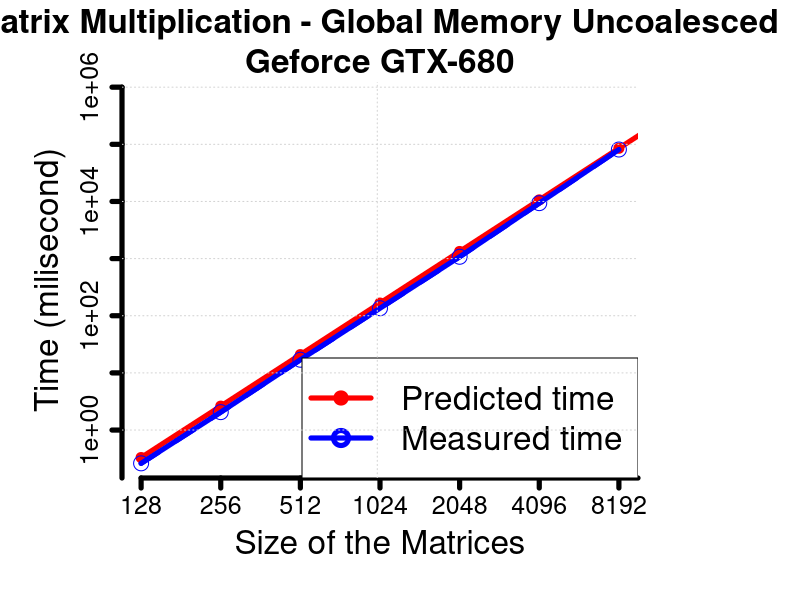
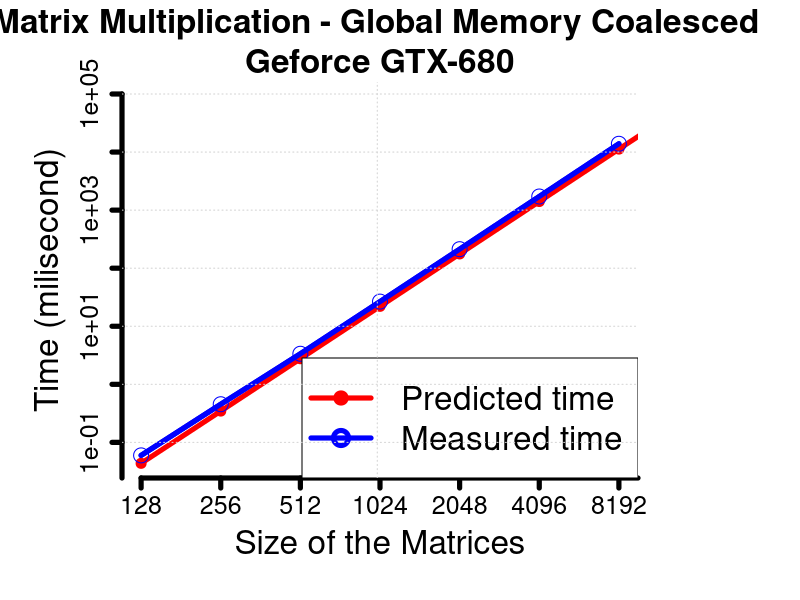
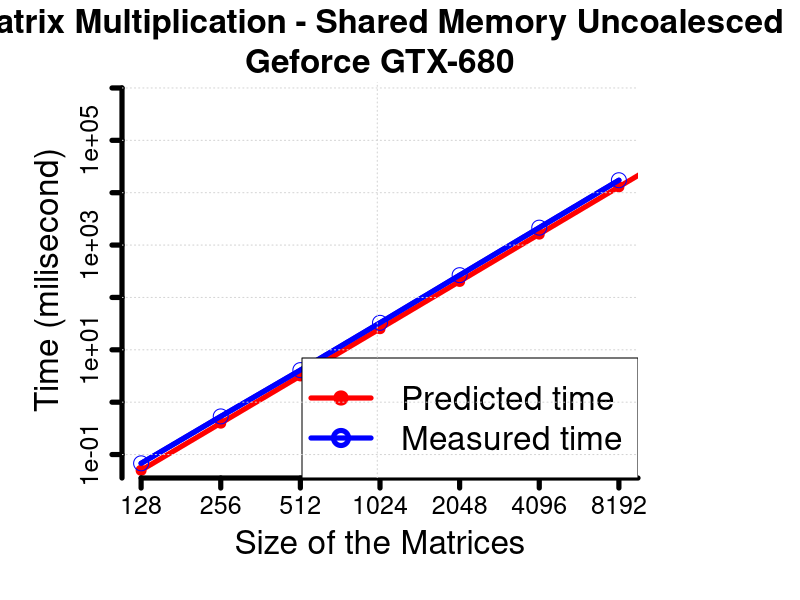
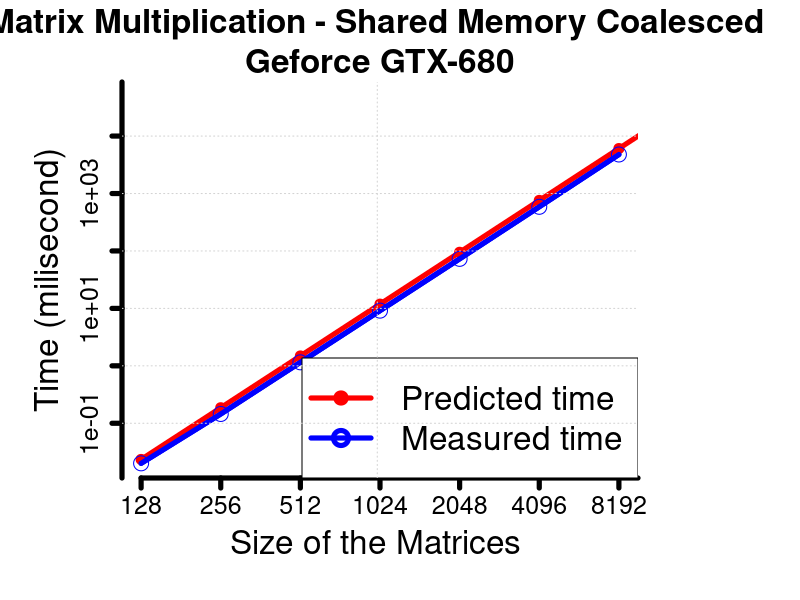
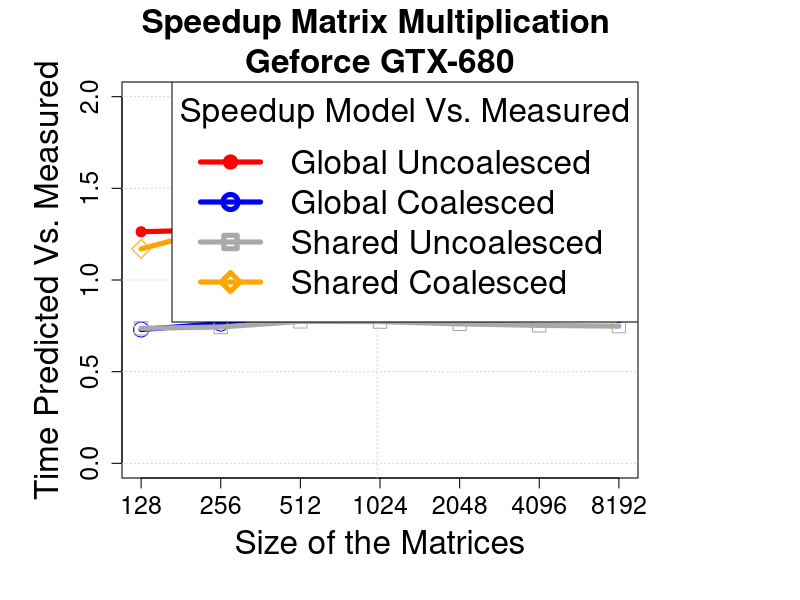
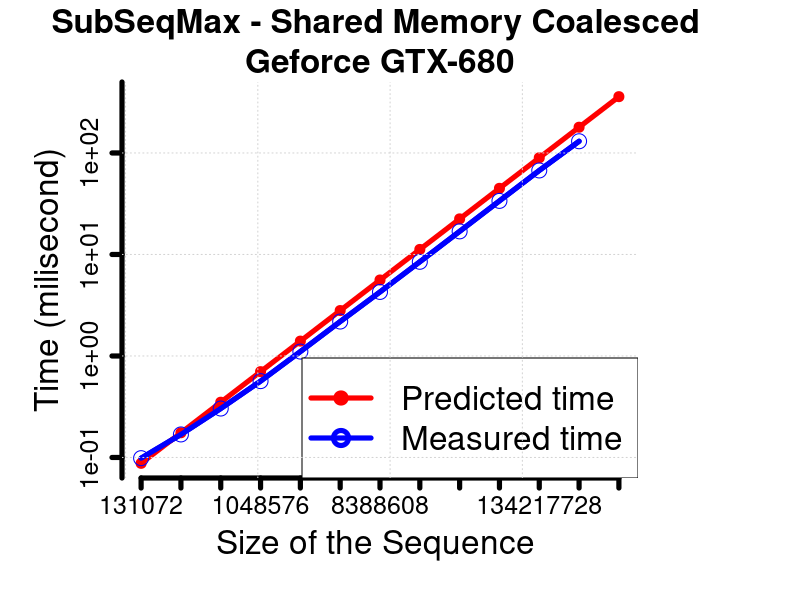
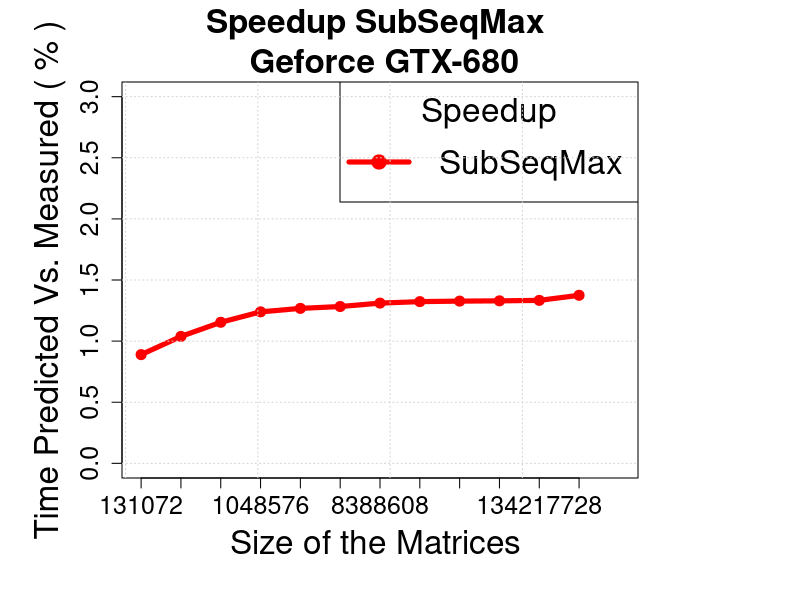

Write the R code that produced these figures, in order.
setwd("/home/marcos/Dropbox/Doctorate/Results/Version3/gtx-680/")

GPU <- "Geforce GTX-680"

# The palette of color
cbbPalette <- c("red", "blue", "darkgray", "orange","black","lightblue", "lightblue","violet")

matMulGmUnSP <- 0
matMulGmCoSP <- 0
matMulSmUnSP <- 0
matMulSmCoSP <- 0
SubSeqMax <- 0

temp <- as.matrix(read.table("./matMul-Gm-Un-SP.txt", sep="\t", header=F,fill = TRUE))
for (i in 1:7){
  matMulGmUnSP[i]<- mean(temp[i,1:10])
}

temp <- as.matrix(read.table("./matMul-Gm-SP.txt", sep="\t", header=F,fill = TRUE))
for (i in 1:7){
  matMulGmCoSP[i]<- mean(temp[i,1:10])
}


temp <- as.matrix(read.table("./matMul-Sm-Un-SP.txt", sep="\t", header=F,fill = TRUE))
for (i in 1:7){
  matMulSmUnSP[i]<- mean(temp[i,1:10])
}

temp <- as.matrix(read.table("./matMul-Sm-SP.txt", sep="\t", header=F,fill = TRUE))
for (i in 1:7){
  matMulSmCoSP[i]<- mean(temp[i,1:10])
}


temp <- as.matrix(read.table("./SubSeqMax.txt", sep="\t", header=F,fill = TRUE))
for (i in 1:12){
  SubSeqMax[i]<- mean(temp[i,1:10])
}


Nn <- 7:14;
N <- 2^Nn;

syzeBytes <- N*2*4; # Bytes
numberMultiplication <- N;
numberSumas <- N;

tileWidth <- 16;
threadsPerBlock <- tileWidth*tileWidth;

gridsizes <- as.integer((N +  tileWidth -1)/tileWidth);
blocknumber <- gridsizes*gridsizes
numberthreads <- threadsPerBlock * blocknumber;


PCoresNumber_GT630 <- 1536;
clockFrequency_GT630 <- 1058; # Mhz	
cycleMultiplicationKepler <- 16;
cycleSumKepler <- 4;
cycleFMA <- 2

memoryBusWidth_GT630 <- 256/8; # Bytes
memoryClockRate_GT630 <- 3004; # Mhz
latencySharedMemory <- 5; #Cycles per processor
latencyGlobalMemory <- latencySharedMemory* 100; #Cycles per processor

bandWidth_GT630 <-  memoryClockRate_GT630 * memoryBusWidth_GT630 *2; # MB/s
flopsTheoreticalpeaK_GT630 <- clockFrequency_GT630 * PCoresNumber_GT630; # Mflops/second


GDDR5SizeMB_GT630 <- 2048; # MB
L2CacheSize_GT630 <- 512; # Kb
sharedMemorySize_GT630 <- 48;  # Kb
L1CacheSizeKB_GT630 <- 16; # Kb
registersPerBlock_GT630 <- 64; # Kb




### BSP MULTILEVEL MEMORY

#Cycles operations per Threadoperation
tempOperationcycles <- ((numberMultiplication * cycleFMA) + (0 * cycleSumKepler)) * numberthreads;
# Miliseconds
timeComputationKernel <-  (tempOperationcycles/ (flopsTheoreticalpeaK_GT630*10^6))*10^3; 
# Miliseconds
#communicationLatencyKernel <- (syzeBytes + 16)*numberthreads/(bandWidth_GT630*10^6)*10^3; 
# Miliseconds

globalLoadTrans <- numberthreads*N/2;
globalStoreTrans <- numberthreads;

processorLatencyGlobal <- (globalStoreTrans*latencyGlobalMemory  + globalLoadTrans*latencyGlobalMemory)/(flopsTheoreticalpeaK_GT630*10^6)*10^3;

# MODEL Multi_BSP_GPUModelPredictionTime Miliseconds
timeKernel_GM_Un <- timeComputationKernel + processorLatencyGlobal;

SpeedupMatMulGmUnSP_GT630 <- timeKernel_GM_Un[1:7]/matMulGmUnSP;

############ MatMul GLobal Memory UnCoalesced 

png(filename="./images/MatMul-Gm-Un-SP.png", width=1200, height=800)
par(mar=c(6, 6, 4, 8) + 0.1)
plot(N[1:7], matMulGmUnSP[1:7],type="l",log="xy", lty = 2, lwd=c(5,5), yaxt="n",xaxt="n", 
     ylim=c(min(matMulGmUnSP,timeKernel_GM_Un), c(max(matMulGmUnSP,timeKernel_GM_Un))), xlim=c(128, 8192), 
     col = "blue", ylab = "Time (milisecond)", xlab = "Size of the Matrices",  cex.lab=2,cex.main=2,
     main = paste("Matrix Multiplication - Global Memory Uncoalesced \n", GPU, sep =""), axes = FALSE);

lines(N, timeKernel_GM_Un, col = "red",lwd=c(5,5));
points(N, timeKernel_GM_Un, col = "red", type = "p",pch=20,cex = 2)

lines(N[1:7], matMulGmUnSP[1:7], col = "blue",lwd=c(5,5));
points(N[1:7], matMulGmUnSP, col = "blue", pch=21,cex = 2);

axis(1, at = c(N), labels = c(N), cex.axis = 1.5,lwd=c(5,5))

y <- floor(log10(range(matMulGmUnSP,timeKernel_GM_Un)))
pow <- seq(y[1], y[2]+1);
axis(2, 10^pow, cex.axis = 1.5,lwd=c(5,5));

legend('bottomright', c("Predicted time","Measured time"), 
       lty=1, col=c("red","blue"), pch=c(20,21), lwd=c(5,5), cex=2)

grid()
dev.off()



############ MatMul GLobal Memory Coalesced #################

globalLoadTrans <- numberthreads*N/16;
globalStoreTrans <- numberthreads/8;

processorLatencyGlobal <- (globalStoreTrans*latencyGlobalMemory  + globalLoadTrans*latencyGlobalMemory)/(flopsTheoreticalpeaK_GT630*10^6)*10^3;

# MODEL Multi_BSP_GPUModelPredictionTime Miliseconds
timeKernel_GM_Co <- timeComputationKernel + processorLatencyGlobal;
SpeedupMatMulGmCoSP_GT630 <- timeKernel_GM_Co[1:7]/matMulGmCoSP;

png(filename="./images/MatMul-Gm-Co-SP.png", width=1200, height=800)
par(mar=c(6, 6, 4, 8) + 0.1)
plot(N[1:7], matMulGmCoSP[1:7],type="l",log="xy", lty = 1, lwd=c(5,5), yaxt="n",xaxt="n", 
     ylim=c(min(matMulGmCoSP,timeKernel_GM_Co), c(max(matMulGmCoSP,timeKernel_GM_Co))), xlim=c(128, 8192), 
     col = "blue", ylab = "Time (milisecond)", xlab = "Size of the Matrices",  cex.lab=2,cex.main=2,
     main = paste("Matrix Multiplication - Global Memory Coalesced \n", GPU, sep =""), axes = FALSE);

lines(N, timeKernel_GM_Co, col = "red",lwd=c(5,5));
points(N, timeKernel_GM_Co, col = "red", type = "p",pch=20,cex = 2)

lines(N[1:7], matMulGmCoSP[1:7], col = "blue",lwd=c(5,5));
points(N[1:7], matMulGmCoSP, col = "blue", pch=21,cex = 2);

axis(1, at = c(N), labels = c(N),cex.axis = 1.5,lwd=c(5,5))

y <- floor(log10(range(matMulGmCoSP,timeKernel_GM_Co)))
pow <- seq(y[1], y[2]+1);
axis(2, 10^pow, cex.axis = 1.5,lwd=c(5,5));

legend('bottomright', c("Predicted time","Measured time"), 
       lty=1, col=c("red","blue"), pch=c(20,21), lwd=c(5,5), cex=2)
grid()
dev.off()


############ MatMul Shared Memory Un-Coalesced #################

globalLoadTrans <- numberthreads*N/16;
globalStoreTrans <- numberthreads/8;


sharedLoadTrans <- numberthreads*N;
sharedStoreTrans <- numberthreads;

processorLatencyGlobal <- ((globalStoreTrans + globalLoadTrans)*latencyGlobalMemory + (sharedLoadTrans + sharedStoreTrans)*latencySharedMemory)/(flopsTheoreticalpeaK_GT630*10^6)*10^3;

# MODEL Multi_BSP_GPUModelPredictionTime Miliseconds
timeKernel_SM_Un <- timeComputationKernel + processorLatencyGlobal;
SpeedupMatMulSmUnSP_GT630 <- timeKernel_SM_Un[1:7]/matMulSmUnSP;

png(filename="./images/MatMul-Sm-Un-SP.png", width=1200, height=800)
par(mar=c(6, 6, 4, 8) + 0.1)
plot(N[1:7], matMulSmUnSP[1:7],type="l",log="xy", lty = 1, lwd=c(5,5), yaxt="n",xaxt="n", 
     ylim=c(min(matMulSmUnSP,timeKernel_GM_Un), c(max(matMulSmUnSP,timeKernel_GM_Un))), xlim=c(128, 8192), 
     col = "blue", ylab = "Time (milisecond)", xlab = "Size of the Matrices",  cex.lab=2,cex.main=2,
     main = paste("Matrix Multiplication - Shared Memory Uncoalesced \n", GPU, sep =""), axes = FALSE);

lines(N, timeKernel_SM_Un, col = "red",lwd=c(5,5));
points(N, timeKernel_SM_Un, col = "red", type = "p",pch=20,cex = 2)

lines(N[1:7], matMulSmUnSP[1:7], col = "blue",lwd=c(5,5));
points(N[1:7], matMulSmUnSP, col = "blue", pch=21,cex = 2);

axis(1, at = c(N), labels = c(N), cex.axis = 1.5,lwd=c(5,5))

y <- floor(log10(range(matMulSmUnSP,timeKernel_SM_Un)))
pow <- seq(y[1], y[2]+1);
axis(2, 10^pow, cex.axis = 1.5,lwd=c(5,5));

legend('bottomright', c("Predicted time","Measured time"), 
       lty=1, col=c("red","blue"), pch=c(20,21), lwd=c(5,5), cex=2)
grid()
dev.off()


############ MatMul Shared Memory Coalesced #################
globalLoadTrans <- numberthreads*N/32;
globalStoreTrans <- numberthreads/16;


sharedLoadTrans <- numberthreads*N/16;
sharedStoreTrans <- numberthreads/8;

processorLatencyGlobal <- ((globalStoreTrans + globalLoadTrans)*latencyGlobalMemory + (sharedLoadTrans + sharedStoreTrans)*latencySharedMemory)/(flopsTheoreticalpeaK_GT630*10^6)*10^3;

# MODEL Multi_BSP_GPUModelPredictionTime Miliseconds
timeKernel_SM_Co <- timeComputationKernel + processorLatencyGlobal;
SpeedupMatMulSmCoSP_GT630 <- timeKernel_SM_Co[1:7]/matMulSmCoSP;


png(filename="./images/MatMul-Sm-Co-SP.png", width=1200, height=800)
par(mar=c(6, 6, 4, 8) + 0.1)
plot(N[1:7], matMulSmCoSP[1:7],type="l",log="xy", lty = 1, lwd=c(5,5), yaxt="n",xaxt="n", 
     ylim=c(min(matMulSmCoSP,timeKernel_SM_Co), c(max(matMulSmCoSP,timeKernel_SM_Co))), xlim=c(128, 8192), 
     col = "blue", ylab = "Time (milisecond)", xlab = "Size of the Matrices ",  cex.lab=2,cex.main=2,
     main = paste("Matrix Multiplication - Shared Memory Coalesced \n", GPU, sep =""), axes = FALSE);

lines(N, timeKernel_SM_Co, col = "red",lwd=c(5,5));
points(N, timeKernel_SM_Co, col = "red", type = "p",pch=20,cex = 2)

lines(N[1:7], matMulSmCoSP[1:7], col = "blue",lwd=c(5,5));
points(N[1:7], matMulSmCoSP, col = "blue", pch=21,cex = 2);

axis(1, at = c(N), labels = c(N), cex.axis = 1.5,lwd=c(5,5))

y <- floor(log10(range(matMulSmCoSP,timeKernel_SM_Un)))
pow <- seq(y[1], y[2]+1);
axis(2, 10^pow, cex.axis = 1.5,lwd=c(5,5));

legend('bottomright', c("Predicted time","Measured time"), 
       lty=1, col=c("red","blue"), pch=c(20,21), lwd=c(5,5), cex=2)
grid()
dev.off()


############ Difference between predicted and measured Time Matrix Multiplication ##############

png(filename="./images/speedup-MatMul.png", width=1200, height=800)
par(mar=c(6, 6, 4, 8) + 0.1)
plot(N[1:7], SpeedupMatMulGmUnSP_GT630, type="l",  log="x",axes = TRUE, xaxt="n", lty = 1, lwd=c(5,5), 
     ylim=c(0, 2), xlim=c(128, 8192),
     col=cbbPalette[1], ylab = "Time Predicted Vs. Measured", cex.axis=1.5, cex.lab=2, cex.main=2,
     xlab = "Size of the Matrices",  main = paste("Speedup Matrix Multiplication \n", GPU, sep=""));

points(N[1:7], SpeedupMatMulGmUnSP_GT630, col = cbbPalette[1], type = "p",pch=20,cex = 2)

lines(N[1:7], SpeedupMatMulGmCoSP_GT630, col = cbbPalette[2],lwd=c(5,5));
points(N[1:7], SpeedupMatMulGmCoSP_GT630, col = cbbPalette[2], type = "p",pch=21,cex = 2)

lines(N[1:7], SpeedupMatMulSmUnSP_GT630, col = cbbPalette[3],lwd=c(5,5));
points(N[1:7], SpeedupMatMulSmUnSP_GT630, col = cbbPalette[3], type = "p",pch=22,cex = 2)

lines(N[1:7], SpeedupMatMulSmCoSP_GT630, col = cbbPalette[4],lwd=c(5,5));
points(N[1:7], SpeedupMatMulSmCoSP_GT630, col = cbbPalette[4], type = "p",pch=23,cex = 2)

axis(1, at = c(N[1:7]), labels = c(N[1:7]), cex.axis = 1.5)
#axis(2, at=c(SpeedupMatMulGmUnSP_GT630), cex.axis = 1.5);

grid()
legend('topright', 
       lty=1, col=c(cbbPalette[1:4]), pch=c(20:23), lwd=c(5,5), cex=2, 
       legend=c("Global Uncoalesced","Global Coalesced","Shared Uncoalesced","Shared Coalesced"), title="Speedup Model Vs. Measured")

dev.off()

############ Maximum Subsequence GLobal Memory #################
### BSP MULTILEVEL MEMORY

Nn <- 17:29;
N <- 2^Nn;

gridsize <- 32;
blocksize <- 128

numberthreads <- gridsize * blocksize;

N_perBlock <- N/gridsize;
N_perThread <- N_perBlock/blocksize;

#Cycles operations per Threadoperation
tempOperationcycles <- 50 * numberthreads*N_perThread;
# Miliseconds
timeComputationKernel <-  (tempOperationcycles/ (flopsTheoreticalpeaK_GT630*10^6))*10^3; 
# Miliseconds
#communicationLatencyKernel <- (syzeBytes + 16)*numberthreads/(bandWidth_GT630*10^6)*10^3; 
# Miliseconds


globalLoadTrans <- numberthreads*N_perThread/32;
globalStoreTrans <- numberthreads*2*N_perThread;


sharedLoadTrans <- numberthreads*N_perThread*2;
sharedStoreTrans <- numberthreads*N_perThread*2;

processorLatencyGlobal <- ((globalStoreTrans + globalLoadTrans)*latencyGlobalMemory + (sharedLoadTrans + sharedStoreTrans)*latencySharedMemory)/(flopsTheoreticalpeaK_GT630*10^6)*10^3;

# MODEL Multi_BSP_GPUModelPredictionTime Miliseconds
timeKernel_timeKernel_SubSeqMax <- timeComputationKernel + processorLatencyGlobal;

SpeedupSubSeqMax <- timeKernel_timeKernel_SubSeqMax[1:12]/SubSeqMax;

png(filename="./images/SubSeqMax.png", width=1200, height=800)
par(mar=c(6, 6, 4, 8) + 0.1)
plot(N[1:12], SubSeqMax[1:12],type="l",log="xy", lty = 1, lwd=c(5,5), yaxt="n",xaxt="n", 
     ylim=c(min(SubSeqMax,timeKernel_timeKernel_SubSeqMax), c(max(SubSeqMax,timeKernel_timeKernel_SubSeqMax))), xlim=c(131072, 536870912), 
     col = "blue", ylab = "Time (milisecond)", xlab = "Size of the Sequence ",  cex.lab=2,cex.main=2,
     main = paste("SubSeqMax - Shared Memory Coalesced \n", GPU, sep=""), axes = FALSE);

lines(N, timeKernel_timeKernel_SubSeqMax, col = "red",lwd=c(5,5));
points(N, timeKernel_timeKernel_SubSeqMax, col = "red", type = "p",pch=20,cex = 2)

lines(N[1:12], SubSeqMax[1:12], col = "blue",lwd=c(5,5));
points(N[1:12], SubSeqMax, col = "blue", pch=21,cex = 2);

axis(1, at = c(N), labels = c(N), cex.axis = 1.5,lwd=c(5,5))

y <- floor(log10(range(SubSeqMax,timeKernel_timeKernel_SubSeqMax)))
pow <- seq(y[1], y[2]+1);
axis(2, 10^pow, cex.axis = 1.5,lwd=c(5,5));

legend('bottomright', c("Predicted time","Measured time"), 
       lty=1, col=c("red","blue"), pch=c(20,21), lwd=c(5,5), cex=2)
grid()
dev.off()



############ Difference between predicted and measured SubSequenceMaximum ##############

png(filename="./images/speedup-SubSeMax.png", width=1200, height=800)
par(mar=c(6, 6, 4, 8) + 0.1)
plot(N[1:12], SpeedupSubSeqMax, type="l",  log="x",axes = TRUE, lty = 1, lwd=c(5,5), xaxt="n",
     ylim=c(0, 3), xlim=c(131072, 536870912),
     col=cbbPalette[1], ylab = "Time Predicted Vs. Measured ( % )", cex.axis=1.5, cex.lab=2,cex.main=2,
     xlab = "Size of the Matrices ",  main = paste("Speedup SubSeqMax \n ", GPU, sep=""));
points(N[1:12], SpeedupSubSeqMax, col = cbbPalette[1], type = "p",pch=20,cex = 2)

axis(1, at = c(N[1:12]), labels = c(N[1:12]), cex.axis=1.5)
#axis(2, at=c(SpeedupMatSumGmUnSP_GT630));

legend('topright', 
       lty=1, col=c(cbbPalette[1]), pch=c(20), lwd=c(5,5), cex=2, 
       legend=c("SubSeqMax"), title="Speedup")
grid()
dev.off()


